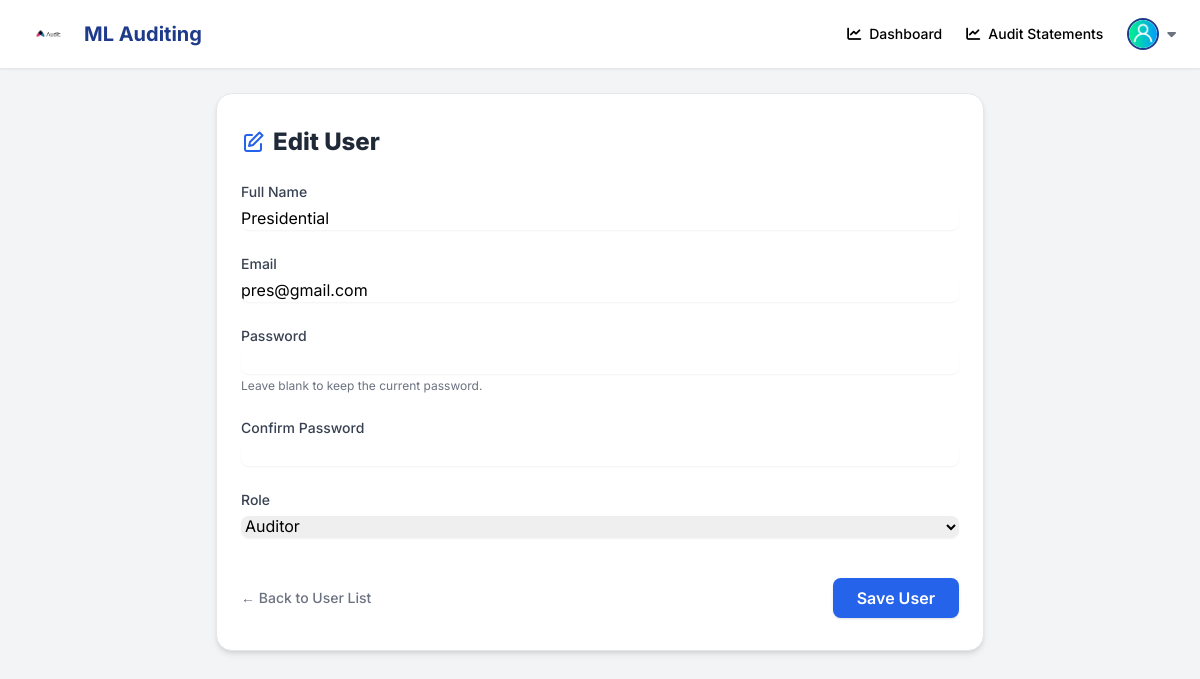
Page /users/2/edit (signed in) on the committed database.
### app/models.py (models this page shows, shortened)
class User(UserMixin, db.Model):
    id = db.Column(db.Integer, primary_key=True)
    email = db.Column(db.String(100), unique=True)
    password = db.Column(db.String(100))
    name = db.Column(db.String(100))
    role = db.Column(db.Integer)
    def to_dict(self):
        return {
            "id": self.id,
            "email": self.email,
            "name": self.name,
            "role": self.role
        }

### app/users.py (the view, shortened to what this page needs)
@users_bp.route('/<int:user_id>/edit', methods=['GET', 'POST'])
@login_required
def edit(user_id):
    user = User.query.get_or_404(user_id)
    form = UserForm(obj=user)
    form.password.validators = []
    form.confirm_password.validators = []
    old_data = user.to_dict()
    return render_template('edit.html', form=form, user=user)

### app/forms.py
class UserForm(FlaskForm):
    email = StringField('Email', validators=[
        DataRequired(), Email(), Length(max=100)
    ])
    name = StringField('Full Name', validators=[
        DataRequired(), Length(max=100)
    ])
    password = PasswordField('Password', validators=[
        DataRequired(), Length(min=6),
        EqualTo('confirm_password', message='Passwords must match')
    ])
    confirm_password = PasswordField('Confirm Password', validators=[
        DataRequired()
    ])
    role = SelectField('Role', choices=[
        ('1', 'Admin'),
        ('2', 'Auditor')
    ], validators=[DataRequired()])
    submit = SubmitField('Save User')

### app/templates/edit.html (shortened to what this page needs)
{% extends 'base.html' %}
{% block content %}
<div class="max-w-3xl mx-auto px-6 py-8 bg-white rounded-2xl shadow-md border border-gray-200">
  <h2 class="text-2xl font-extrabold text-gray-800 mb-6 flex items-center gap-2">
    <svg xmlns="http://www.w3.org/2000/svg" class="h-6 w-6 text-blue-600" fill="none" viewBox="0 0 24 24" stroke="currentColor">
      <path stroke-linecap="round" stroke-linejoin="round" stroke-width="2" d="M11 5H6a2 2 0 00-2 2v12a2 2 0 002 2h12a2 2 0 002-2v-5M18.5 2.5l3 3L12 15l-4 1 1-4 9.5-9.5z" />
    </svg>
    Edit User
  </h2>
  <form method="POST" class="space-y-6">
    <div>
      <label class="block text-sm font-medium text-gray-700 mb-1">{{ form.name.label.text }}</label>
      {{ form.name(class="form-input w-full rounded-lg border-gray-300 focus:ring-blue-500 focus:border-blue-500 shadow-sm") }}
    </div>
    <div>
      <label class="block text-sm font-medium text-gray-700 mb-1">{{ form.email.label.text }}</label>
      {{ form.email(class="form-input w-full rounded-lg border-gray-300 focus:ring-blue-500 focus:border-blue-500 shadow-sm") }}
    </div>
    <div>
      <label class="block text-sm font-medium text-gray-700 mb-1">{{ form.password.label.text }}</label>
      {{ form.password(class="form-input w-full rounded-lg border-gray-300 focus:ring-blue-500 focus:border-blue-500 shadow-sm") }}
      <p class="text-xs text-gray-500 mt-1">Leave blank to keep the current password.</p>
    </div>
    <div>
      <label class="block text-sm font-medium text-gray-700 mb-1">{{ form.confirm_password.label.text }}</label>
      {{ form.confirm_password(class="form-input w-full rounded-lg border-gray-300 focus:ring-blue-500 focus:border-blue-500 shadow-sm") }}
    </div>
    <div>
      <label class="block text-sm font-medium text-gray-700 mb-1">{{ form.role.label.text }}</label>
      {{ form.role(class="form-select w-full rounded-lg border-gray-300 focus:ring-blue-500 focus:border-blue-500 shadow-sm") }}
    </div>
    <div class="flex justify-between items-center pt-4">
      <a href="{{ url_for('users.users') }}" class="text-gray-500 hover:text-blue-600 transition text-sm font-medium">
        ← Back to User List
      </a>
      {{ form.submit(class="bg-blue-600 hover:bg-blue-700 transition text-white font-semibold px-6 py-2 rounded-lg shadow") }}
    </div>
  </form>
</div>
{% endblock %}

### app/templates/base.html (style rules this page uses)
body { font-family: 'Inter', sans-serif; }
:root { --primary: #1E3A8A; }

### rows in the picture
User: name "Presidential", email "pres@gmail.com", role "Auditor"
